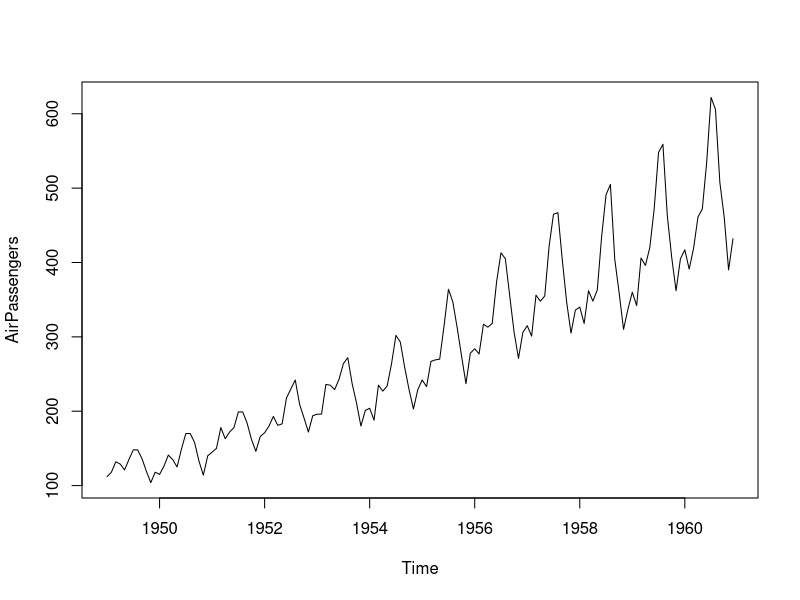
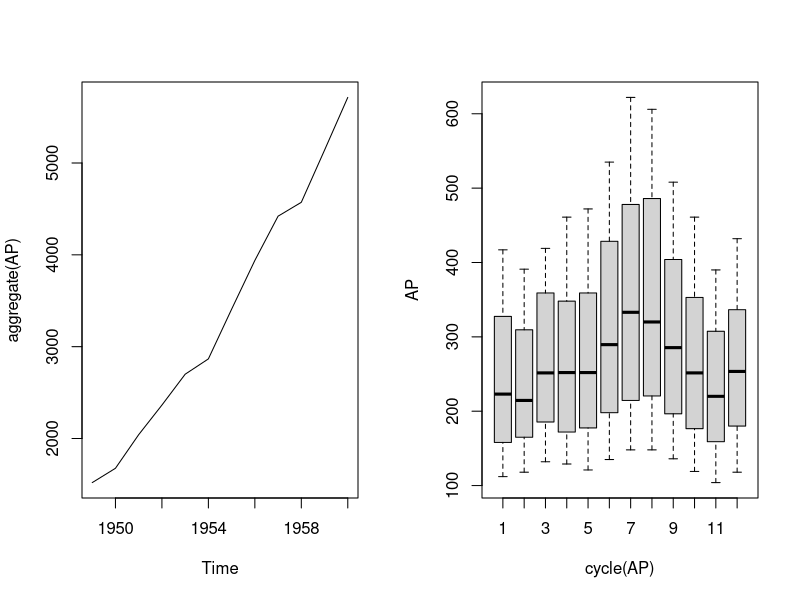
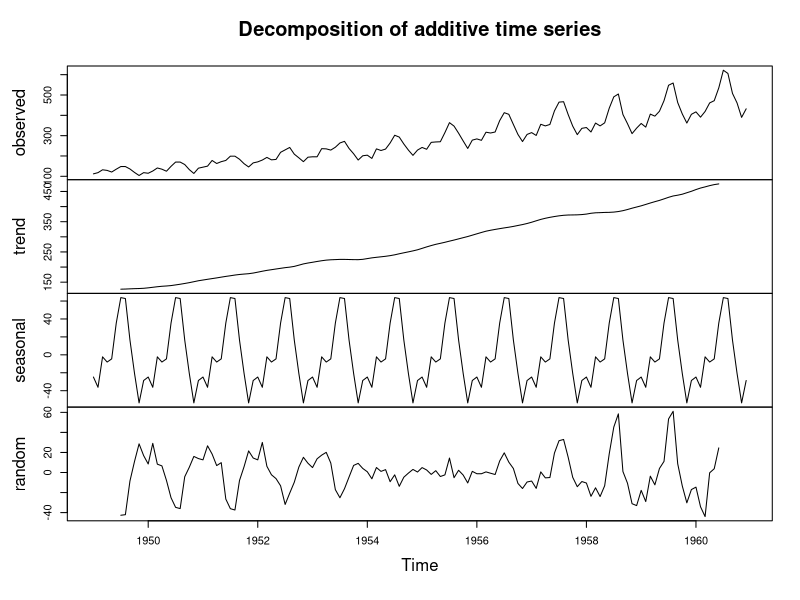
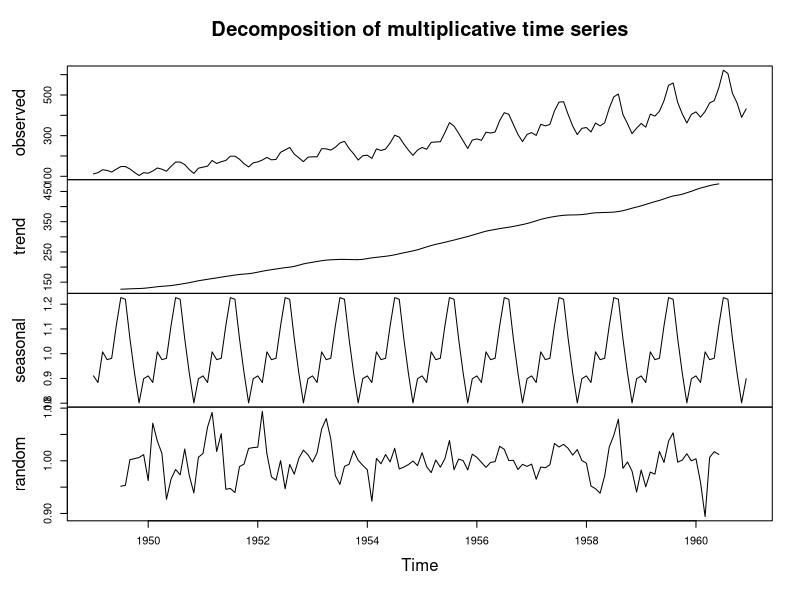

Write the R code that produced these figures, in order.
# Chapter 01 - Intro

# Graph
ts.plot(AirPassengers)

# 시계열데이터를 볼 때 봐야할것
# 1. trend 2. seasonality 3. Outliers 4. long-run cycle 5. constant variance

# trend : 증가 추세 (체계적인 변화 X)
# seasonal variation : 계절적 변동

AP=AirPassengers
par(mfrow=c(1,2))
plot(aggregate(AP))
boxplot(AP ~ cycle(AP))

# Time series decomposition
plot(decompose(AirPassengers, type="additive"))
plot(decompose(AirPassengers, type="multiplicative"))